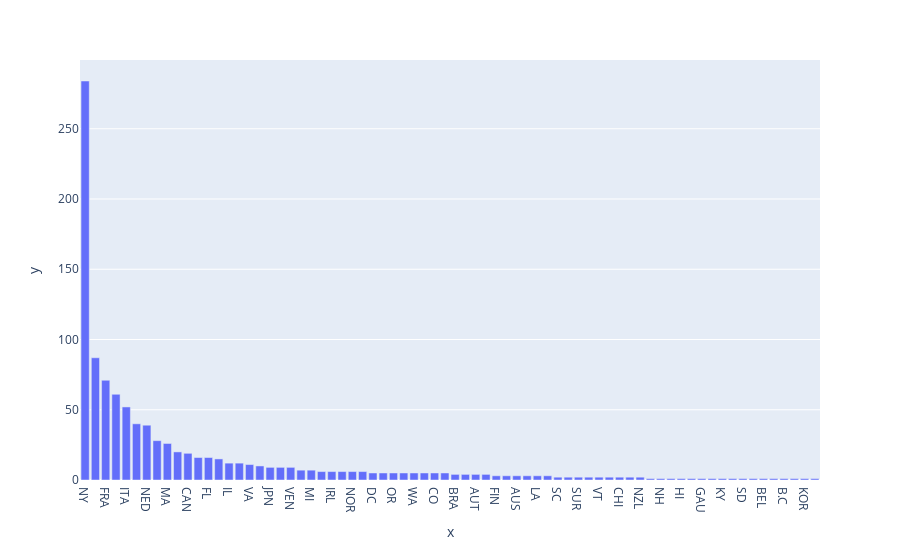

Write notebook code for a chart like this one.
### Markdown cell above
# >CANTIDAD DE CORREDORES SEGUN CIUDAD

### Code cell
import plotly.express as px
c=df['home'].value_counts()
fig=px.bar(y=c, x=c.index)
fig.show()

### Figure 1 — Plotly figure (JSON) as saved in the notebook; plotly's stock layout.template omitted (floating-point values rounded to 4 significant figures)
{"data": [{"alignmentgroup": "True", "hovertemplate": "x=%{x}<br>y=%{y}<extra></extra>", "legendgroup": "", "marker": {"color": "#636efa", "pattern": {"shape": ""}}, "name": "", "offsetgroup": "", "orientation": "v", "showlegend": false, "textposition": "auto", "type": "bar", "x": ["NY", "GBR", "FRA", "NJ", "ITA", "CA", "NED", "GER", "MA", "CT", "CAN", "TX", "FL", "MEX", "IL", "SUI", "VA", "GA", "JPN", "PA", "VEN", "DEN", "MI", "SWE", "IRL", "PER", "NOR", "ESP", "DC", "MN", "OR", "RSA", "WA", "MD", "CO", "NC", "BRA", "MO", "AUT", "TN", "FIN", "OH", "AUS", "ARG", "LA", "PR", "SC", "LUX", "SUR", "WI", "VT", "COL", "CHI", "NM", "NZL", "AZ", "NH", "PAR", "HI", "BER", "GAU", "AK", "KY", "LAN", "SD", "PHI", "BEL", "ME", "B.C", "ID", "KOR", "IN"], "xaxis": "x", "y": [284, 87, 71, 61, 52, 40, 39, 28, 26, 20, 19, 16, 16, 15, 12, 12, 11, 10, 9, 9, 9, 7, 7, 6, 6, 6, 6, 6, 5, 5, 5, 5, 5, 5, 5, 5, 4, 4, 4, 4, 3, 3, 3, 3, 3, 3, 2, 2, 2, 2, 2, 2, 2, 2, 2, 1, 1, 1, 1, 1, 1, 1, 1, 1, 1, 1, 1, 1, 1, 1, 1, 1], "yaxis": "y"}], "layout": {"barmode": "relative", "legend": {"tracegroupgap": 0}, "margin": {"t": 60}, "xaxis": {"anchor": "y", "domain": [0, 1], "title": {"text": "x"}}, "yaxis": {"anchor": "x", "domain": [0, 1], "title": {"text": "y"}}}}
